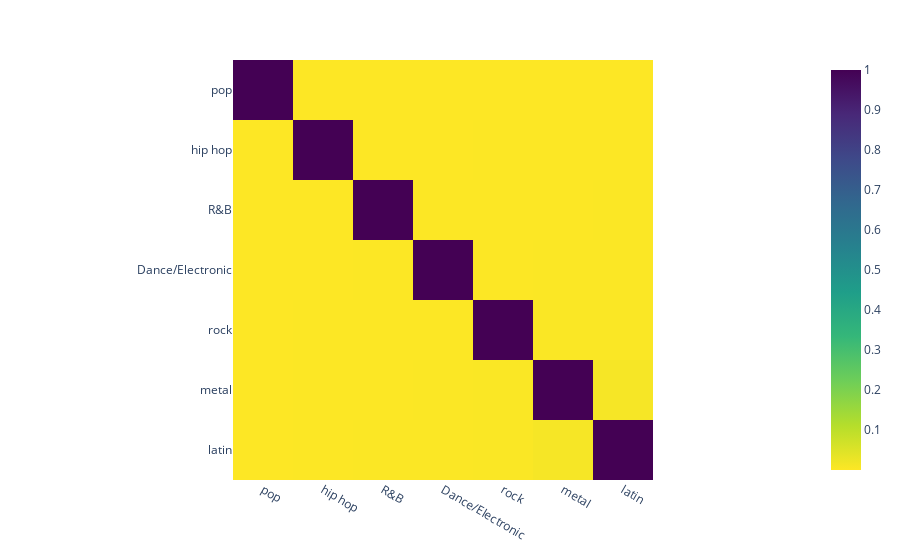

Notebook code for this chart:
### Code cell
px.imshow(genre_sim, color_continuous_scale='viridis_r')

### Figure 1 — Plotly figure (JSON) as saved in the notebook; plotly's stock layout.template omitted (floating-point values rounded to 4 significant figures)
{"data": [{"coloraxis": "coloraxis", "hovertemplate": "x: %{x}<br>y: %{y}<br>color: %{z}<extra></extra>", "name": "0", "type": "heatmap", "x": ["pop", "hip hop", "R&B", "Dance/Electronic", "rock", "metal", "latin"], "xaxis": "x", "y": ["pop", "hip hop", "R&B", "Dance/Electronic", "rock", "metal", "latin"], "yaxis": "y", "z": [[1, 0.0007813, 0.000909, 0.0008803, 0.0009565, 0.0009654, 0.0009891], [0.0007813, 1, 0.001513, 0.001508, 0.001749, 0.001937, 0.001966], [0.000909, 0.001513, 1, 0.002048, 0.00252, 0.003074, 0.003164], [0.0008803, 0.001508, 0.002048, 1, 0.002775, 0.003477, 0.003602], [0.0009565, 0.001749, 0.00252, 0.002775, 1, 0.005302, 0.005411], [0.0009654, 0.001937, 0.003074, 0.003477, 0.005302, 1, 0.01187], [0.0009891, 0.001966, 0.003164, 0.003602, 0.005411, 0.01187, 1]]}], "layout": {"coloraxis": {"colorscale": [[0, "#fde725"], [0.1111, "#b5de2b"], [0.2222, "#6ece58"], [0.3333, "#35b779"], [0.4444, "#1f9e89"], [0.5556, "#26828e"], [0.6667, "#31688e"], [0.7778, "#3e4989"], [0.8889, "#482878"], [1, "#440154"]]}, "margin": {"t": 60}, "xaxis": {"anchor": "y", "constrain": "domain", "domain": [0, 1], "scaleanchor": "y"}, "yaxis": {"anchor": "x", "autorange": "reversed", "constrain": "domain", "domain": [0, 1]}}}
